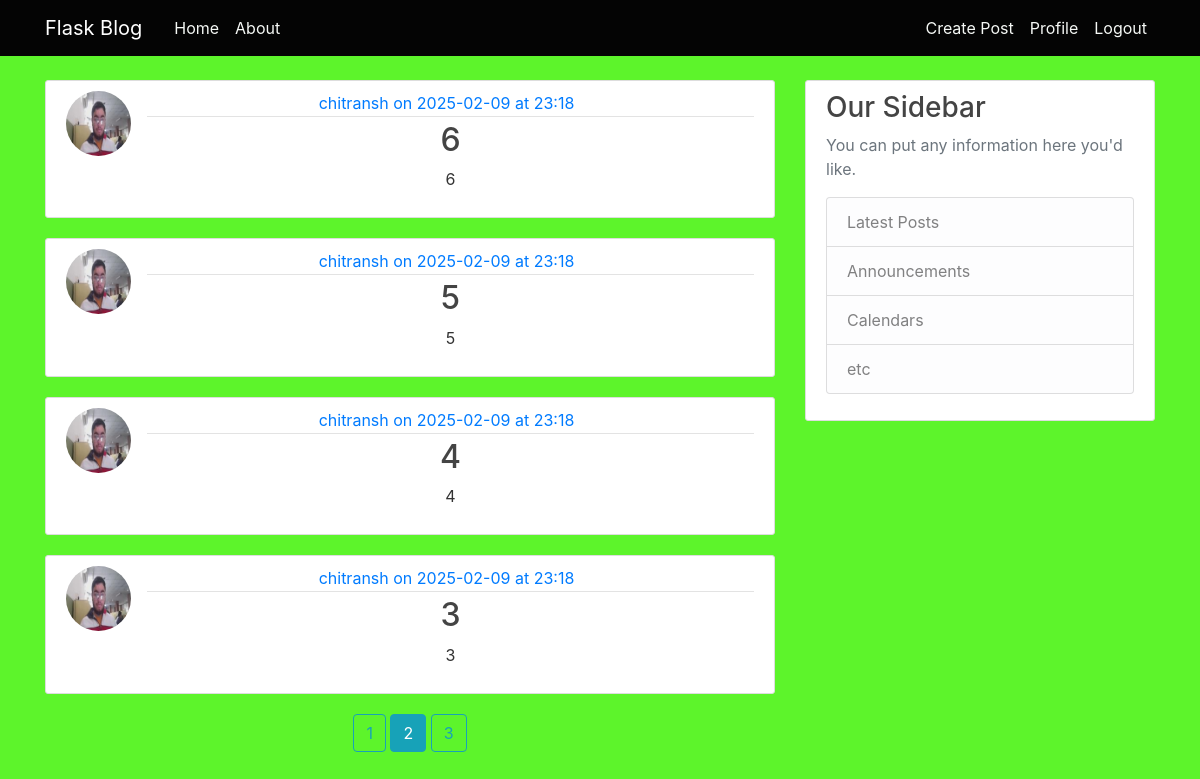
Screenshot of /home?page=2 (signed in) with the database file from the repository.
### flaskblog/models.py (models this page shows, shortened)
class Post(db.Model):
    id=db.Column(db.Integer, primary_key=True)
    title=db.Column(db.String(100), nullable=False)
    Date_Posted=db.Column(db.DateTime, nullable=False, default=datetime.utcnow)
    content=db.Column(db.Text, nullable=False)
    user_id=db.Column(db.Integer, db.ForeignKey('user.id'), nullable=False)

class User(db.Model, UserMixin):
    id=db.Column(db.Integer, primary_key=True)
    username=db.Column(db.String(20), nullable=False, unique=True)
    email=db.Column(db.String(100), nullable=False, unique=True)
    password= db.Column(db.String(60), nullable=False)
    img=db.Column(db.String(20), nullable=False, default='default.jpg')
    posts=db.relationship('Post', backref='author', lazy=True)

### flaskblog/routes.py (the view)
@app.route('/home')
def home():
    page=request.args.get('page',1, type=int)
    posts=Post.query.order_by(Post.Date_Posted.desc()).paginate(per_page=4, page=page)
    return render_template('home.html', posts=posts, title='Home')

### flaskblog/models.py (called while the page is built)
@LM.user_loader
def load_user(user_id):
    return User.query.get(int(user_id))

### flaskblog/templates/home.html (shortened to what this page needs)
{%extends "layout.html"%}
{% block content %}
    <div class="posts">
    {% for post in posts.items %}
    <article class="media content-section">
        <img class="rounded-circle article-img" src="{{ url_for('static', filename='pfps/'+ post.author.img) }}">
        <div class="media-body">
          <div class="article-metadata">
            <a class="mr-2" href="#">{{ post.author.username }} on {{post.Date_Posted.date()}} at {{ post.Date_Posted.strftime("%H:%M")}}</a>
          </div>
          <h2><a class="article-title" href="{{ url_for('post',post_id=post.id) }}">{{ post.title }}</a></h2>
          <p class="article-content">{{ post.content }}</p>
        </div>
      </article>
       {% endfor %}
       {% for page_num in posts.iter_pages() %}
       {%if page_num %}
       {%if page_num == posts.page %}
       <a class="btn btn-info" href="{{url_for('home',page= page_num )}}">{{ page_num }}</a>
       {%else%}
       <a class="btn btn-outline-info" href="{{url_for('home',page= page_num )}}">{{ page_num }}</a>
       {%endif%}
       {%else%}
       ...
       {%endif%}
       {%endfor%}
    </div>
{%endblock%}

### flaskblog/static/main.css (style rules this page uses)
body { background: #fafafa; color: #333333; margin-top: 5rem; }
h1, h2, h3, h4, h5, h6 { color: #444444; }
.content-section { background: #ffffff; padding: 10px 20px; border: 1px solid #dddddd; border-radius: 3px; margin-bottom: 20px; }
.article-title { color: #444444; }
.article-content { white-space: pre-line; }
.article-img { height: 65px; width: 65px; margin-right: 16px; }
.article-metadata { padding-bottom: 1px; margin-bottom: 4px; border-bottom: 1px solid #e3e3e3 }

### flaskblog/templates/home.html (style rules this page uses)
body { background-color: rgb(93, 244, 43); }
.posts { text-align: center; }

### rows the page displays
Post: img (picture), author.username "chitransh", Date_Posted "2025-02-09", Date_Posted "23:18", title "6", content "6"
Post: img (picture), author.username "chitransh", Date_Posted "2025-02-09", Date_Posted "23:18", title "5", content "5"
Post: img (picture), author.username "chitransh", Date_Posted "2025-02-09", Date_Posted "23:18", title "4", content "4"
Post: img (picture), author.username "chitransh", Date_Posted "2025-02-09", Date_Posted "23:18", title "3", content "3"

### other values shown
{{ page_num }} "1" "3"
{{ page_num }} "2"
